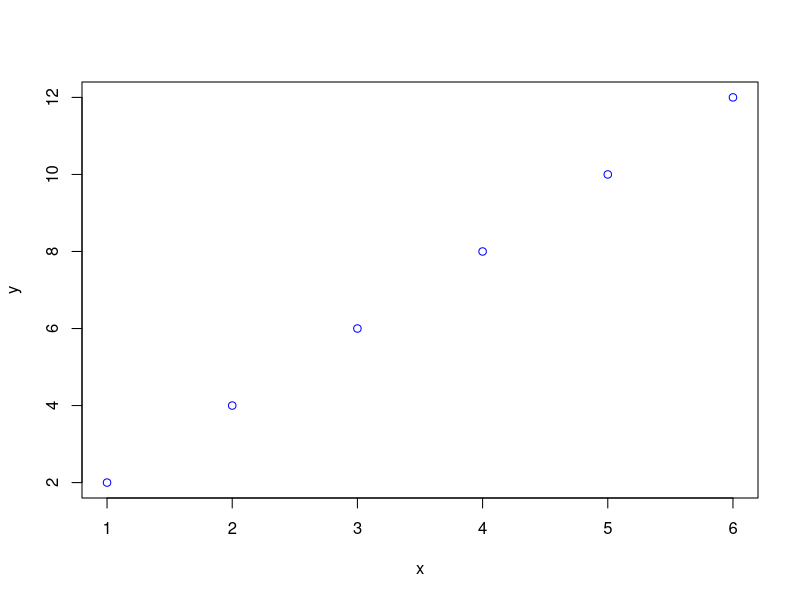
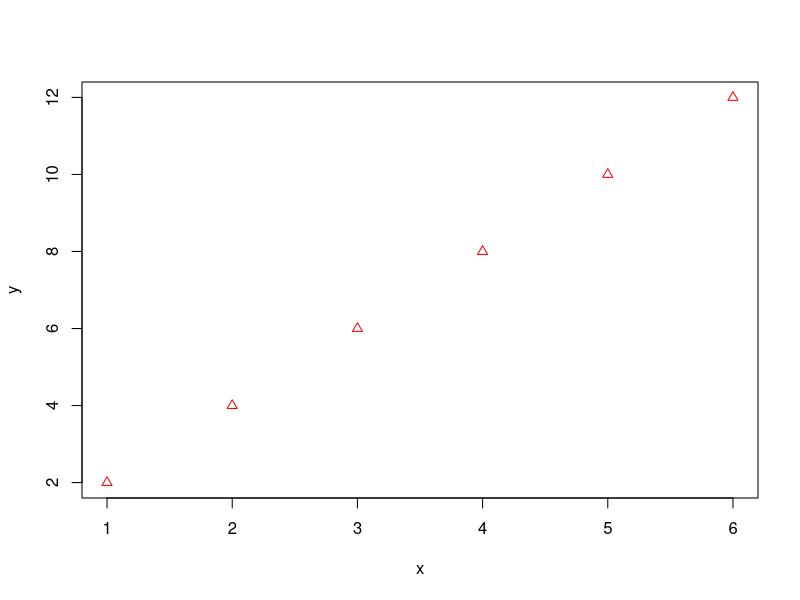
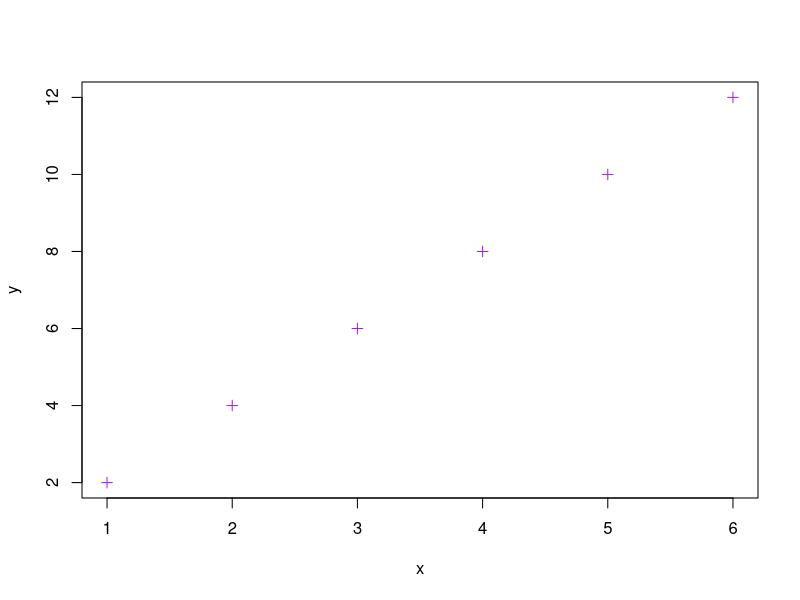
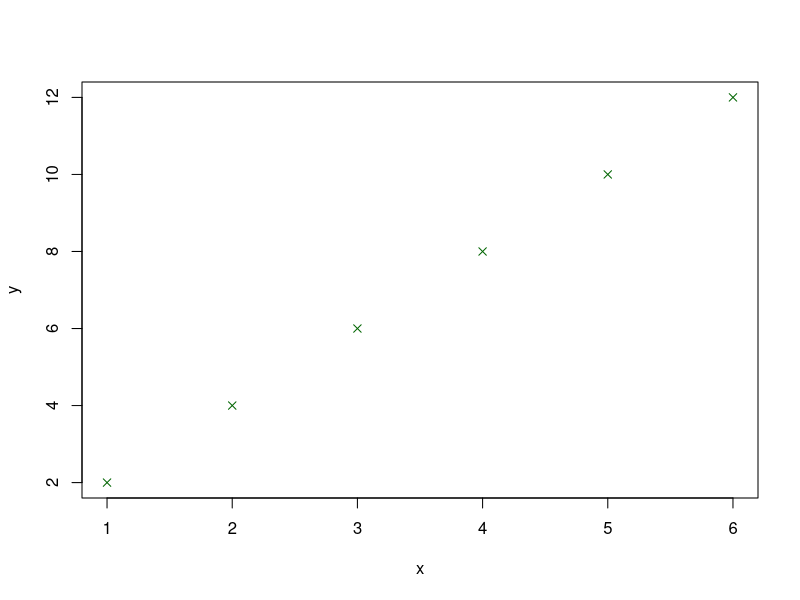

Write R code to recreate these figures, in order.
# Using Point character

# Creating vector
x=c(1,2,3,4,5,6)
y=2*x

# Plotting
plot(x,y,pch=1,col="blue")
plot(x,y,pch=2,col="red")
plot(x,y,pch=3,col="purple")
plot(x,y,pch=4,col="darkgreen")